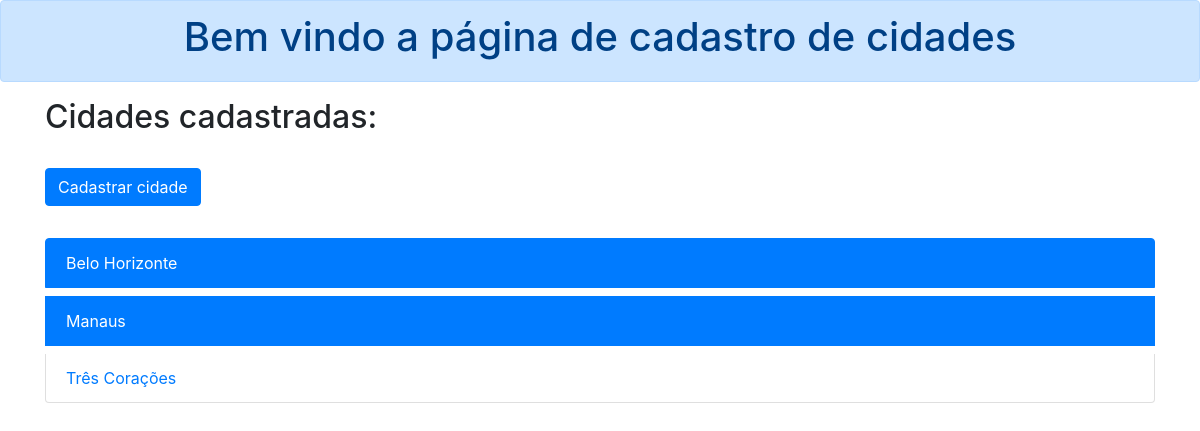
The app's page /cidades/, older data.
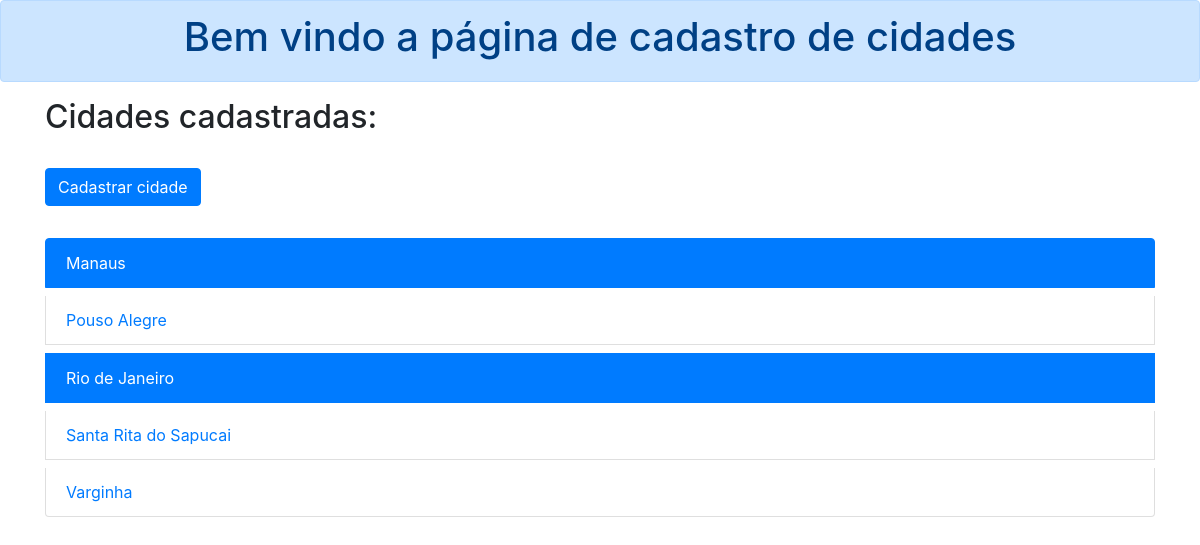
The same page, newer data.
### cadastros/models.py (models this page shows)
class Cidade(models.Model):
    nome = models.CharField(max_length=100, unique=True)
    capital = models.BooleanField(default=False)
    def __str__(self):
        return self.nome

### cadastros/views.py (the view)
# urls.py: path('', lista_cidades, name="cidades-list"),
def lista_cidades(request):
    qs = Cidade.objects.all().order_by('nome')
    context = {
        'cidades': qs,
        'titulo': 'cadastro de cidades'
    }
    return render(request, 'cadastros/lista_cidades.html', context)

### cadastros/templates/cadastros/lista_cidades.html
{% extends 'base.html' %}
{% block conteudo %}
        <h2>Cidades cadastradas:</h2>
        <a class="btn btn-primary mt-4 mb-4" href="{% url 'cidade-cadastro' %}">Cadastrar cidade</a>
        <div>
            <ul class="list-group">
                {% for cidade in cidades %}
                <a class="list-group-item mt-2 {% if cidade.capital %} active {% endif %}"
                   href="{% url 'cidades-detalhe' cidade.id %}">{{ cidade }}
                </a>
                {% endfor %}
            </ul>
        </div>
{% endblock %}

### templates/base.html (shortened to what this page needs)
<!DOCTYPE html>
<html lang="en">
<head>
    <link rel="stylesheet" href="https://stackpath.bootstrapcdn.com/bootstrap/4.4.1/css/bootstrap.min.css">
</head>
<body>
    <div class="alert alert-primary" role="alert">
        <h1 class="text-center">Bem vindo a página de {{ titulo }}</h1>
    </div>
    <div class="container">
        {% block conteudo %}
        {% endblock %}
    </div>
</body>
</html>

Row changes from the older to the newer data that the page shows:
removed Cidade: nome "Belo Horizonte", capital True (drawn)
removed Cidade: nome "Três Corações"
added Cidade: nome "Pouso Alegre"
added Cidade: nome "Rio de Janeiro", capital True (drawn)
added Cidade: nome "Santa Rita do Sapucai"
added Cidade: nome "Varginha"
